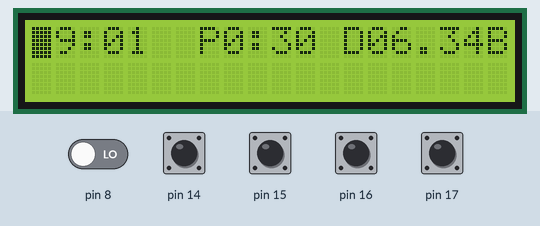
Bench run of a program on a simulated Arduino Nano, built with avr-gcc and run on an emulated ATmega328P. Parts: 20×2 character LCD. The inputs (shaded band) are chosen by the test bench; at power-on: pin 14–17 HIGH, pin 8 LOW. What the program prints to the serial monitor is not drawn.

Above: at 2.5 s.
2.6 s: pin 14 pulled LOW for 0.15 s
4.2 s: pin 15 pulled LOW for 0.15 s
At 4.9 s:
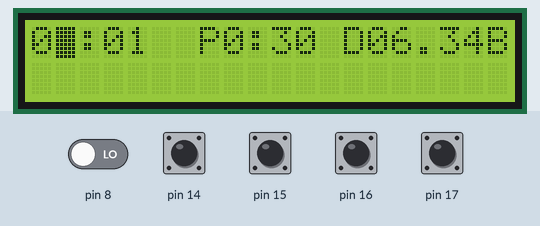
5.8 s: pin 15 pulled LOW for 1 s
At 7.4 s:
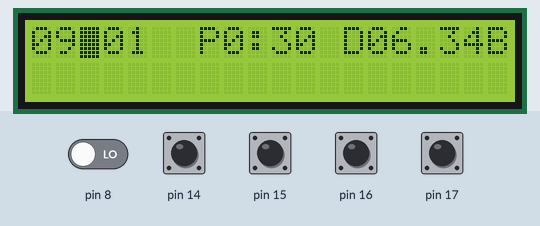
8.3 s: pin 14 pulled LOW for 1 s
At 9.2 s:
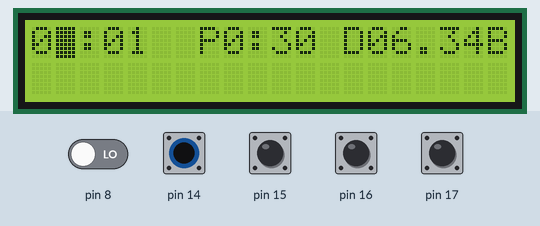
Timing chart, 0 to 11.3 s (numbered marks = the images above; inputs shaded):
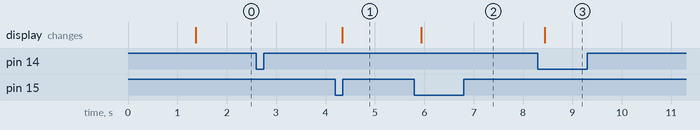

The program:

main.cpp
```cpp
/*
This is an American Motorcycle Association Enduro computer.
Given a route of speed averages, resets, free time, and known controls
this computer will give the user their pace, distance, and time,
all the information needed to win!

   Hardware setup:
Microcontroller:
   Arduino Nano 238P
RTC / EEPROM:
   ZS-042 break out board
   DS3231  RTC
   AT24C32 32kbit eeprom

Connections:
   ZS-042 is connected to the arduino with i2c.
   IIC sac and sad lines are on pins a4 and a5
   it is powered with 5v from the teensy
   External pull up resistors are used.
   I think they are 5k.

    LCD
    The remaining analog pins are used to drive the LCD.

    Buttons:
    Four buttons with hardware debouncing are on pins d2 - d5.
    That is port D
    74hc14 schmit trigger is used with an RC filter handel the debouncing.

    Wheel Sensor:
    d8
    Port B
*/

#include <Arduino.h>
#include <avr/interrupt.h>

#include "display.h"
#include "WheelManager.h"
#include "WheelListener.h"
#include "SpeedInterval.h"

#include <Wire.h> //https://forum.pjrc.com/threads/21680-New-I2C-library-for-Teensy3
//#include <i2c_t3.h>
// #include <hd44780.h>                       // main hd44780 header
// #include <hd44780ioClass/hd44780_I2Cexp.h> // i2c expander i/o class header

#include <LiquidCrystal.h>

#include "TimeService.h"
#include "EepromIic.h"
#include "Route.h"
#include "EnduroManager.h"
#include "Buttons.h"

//hd44780_I2Cexp lcd; // declare lcd object: auto locate & config exapander chip

TimeServicKnh timeKnh;
WheelManager wm;
WheelListener wl;
EepromIic eepromIic;
EnduroManager em;
Buttons buttons;

// initialize the library by associating any needed LCD interface pin
// with the arduino pin number it is connected to
const int rs = 2, en = 3, d4 = 4, d5 = 5, d6 = 6, d7 = 7;
LiquidCrystal lcd(rs, en, d4, d5, d6, d7);

volatile int pushed = 0;
volatile int buttonIntEventRaised = 0;

ISR (PCINT0_vect)
{
    wm.AddTickRaw();
}

ISR (PCINT1_vect)
{
    // toggle LED
    int value = ++pushed % 2;
    buttonIntEventRaised = 1;
    digitalWrite(LED_BUILTIN, value);
}

void setup()
{
    // //   // set up the LCD's number of columns and rows:
    lcd.begin(20, 2);

    //         12345678901234567890
    lcd.print("09:01  P0:30 D06.34");
    lcd.print("B NP 1 AS 12      A");

    //lcd.println

    digitalWrite(9, HIGH);

    Serial.begin(19200);
    while(!Serial) {}
    Wire.begin();

    delay(100);

    buttons.Init(PIN_A0, PIN_A1, PIN_A2, PIN_A3);
    buttons.SetupPins();

    wl.Init();

    lcd.setCursor(0, 0);
    lcd.blink();
    lcd.cursor();
}

float tenthMilesToPossiable = 0;
int16_t secondsOffPace = 0;

uint32_t i = 0;


uint8_t lcdCoursorColumn = 0;

void loop()
{
    if(buttonIntEventRaised > 0)
    {
        Serial.println("button read form main");

        Serial.println("ticks: " + String(wm.validTickCount));

        buttonIntEventRaised = 0;

        buttons.ReadButtons();

        for(int i =  0; i < Buttons::PIN_COUNT; i++)
        {
            Serial.println("Reading each button i: " + String(i));

            // right button
            if(i == 1
                && (buttons.pins[i].pressedShort
                || buttons.pins[i].pressedLong))
            {
                lcdCoursorColumn = ((++lcdCoursorColumn) % 20);
                Serial.println("right: " + String(lcdCoursorColumn));
            }

            // left button
            if(i == 0
                && (buttons.pins[i].pressedShort
                || buttons.pins[i].pressedLong))
            {
                lcdCoursorColumn = ((--lcdCoursorColumn) % 20);
                Serial.println("left: " + String(lcdCoursorColumn));
            }

            lcd.setCursor(lcdCoursorColumn, 0);

            buttons.pins[i].pressedLong = false;
            buttons.pins[i].pressedShort = false;
        }
    }

    // if(i++ == 0) em.startEnduro();

    // uint32_t microSecondsStart = millis();

    // wm.AddTickRaw();

    // em.getRaceData(
    //     tenthMilesToPossiable,
    //     secondsOffPace);

    // float distance = wm.GetTotalDistance();

    // uint32_t durationMicroSeconmds = millis() - microSecondsStart;

    // Serial.print(F("durationMicroSeconmds: "));
    // Serial.println(durationMicroSeconmds);

    // Serial.print(F("getRaceSeconds: "));
    // Serial.println(timeKnh.getRaceSeconds());

    // Serial.print(F("distance: "));
    // Serial.println(distance);

    // Serial.print(F("speed: "));
    // Serial.println(wm.GetSpeed(2));

    // Serial.print(F("tenthMilesToPossiable: "));
    // Serial.println(tenthMilesToPossiable);

    // Serial.print(F("secondsOffPace: "));
    // Serial.println(secondsOffPace);

    // Serial.println("");
}
```

Buttons.cpp
```cpp
#include <Arduino.h>
#include <avr/interrupt.h>
#include "Buttons.h"


ButtonInfo::ButtonInfo()
{
    lastReadTime = 0;
    down = false;
    pressedShort = false;
    pressedLong = false;
    pin = -1;
}

ButtonInfo Buttons::pins[PIN_COUNT];

String ButtonInfo::ToString()
{
    return
        "pin " +  String(pin)
        + " pressedShort " +  String(pressedShort)
        + " pressedLong " +  String(pressedLong)
        + " Down " +  String(down);
}

Buttons::Buttons()
{
}

int Buttons::Init(
    uint8_t leftPin,
    uint8_t rightPin,
    uint8_t upPin,
    uint8_t downPin)
{
    int8_t nResult = 0;

    pins[0].pin = leftPin;
    pins[1].pin = rightPin;
    pins[2].pin = upPin;
    pins[3].pin = downPin;

    return nResult;
}

void Buttons::SetupPins()
{
    // set pin mode to input and enable pull-up
    for(int i =  0; i < PIN_COUNT; i++)
    {
        uint8_t pin = pins[i].pin;
        pinMode(pin, INPUT);
        Serial.print("Set Pin as high input: ");
        Serial.println(String(i));
        digitalWrite (pin, HIGH);  // enable pull-up
        delay(200);
    }

    // pin change interrupt
    // knh todo - update mask and port by selected pins

    // the table at https://playground.arduino.cc/Learning/Pins
    PCMSK1 = 0x0F;
    Serial.print("PCMSK1: ");
    Serial.println(String(PCMSK1));

    delay(200);

    PCIFR  |= bit (PCIF1);   // clear any outstanding interrupts
    PCICR  |= bit (PCIE1);   // enable pin change interrupts for  D2-D5
}

// the consumer of Buttons should not change down field because we depend on it here.
int Buttons::ReadButtons()
{
    // This should be called after a pin change interupt
    // That means that some thing about the buttons state is new.

    int8_t nResult = 0;

    uint32_t nowMs = millis();

    for(int i =  0; i < PIN_COUNT; i++)
    {
        ButtonInfo* buttonInfo = &pins[i];
        // buttonInfo->pressedLong = false;
        // buttonInfo->pressedShort = false;

        int buttonStateNew = digitalRead(buttonInfo->pin);

        if(buttonInfo->down == false
            && buttonStateNew == 1)
        {
            // the button was not down before but is now
            buttonInfo->down = true;
            buttonInfo->lastReadTime = nowMs;
        }
        else if (buttonInfo->down == true
            && buttonStateNew == 0)
        {
            // was down but is no longer
            buttonInfo->down = false;

            uint32_t duration = nowMs - buttonInfo->lastReadTime;

            if(duration > ButtonInfo::LONG_PRESS_MIN_THRESHOLD_MILLI_SECONDS)
            {
                buttonInfo->pressedLong = true;
                buttonInfo->pressedShort = false;
            }
            else
            {
                buttonInfo->pressedLong = false;
                buttonInfo->pressedShort = true;
            }
        }

        Serial.println(buttonInfo->ToString());
    }

    Serial.println();

    return nResult;
}
```

Buttons.h
```cpp
#ifndef BUTTONS_H
#define BUTTONS_H


#include <avr/io.h>

class ButtonInfo
{
    public:
    ButtonInfo();
    uint32_t lastReadTime;
    bool down;
    bool pressedShort;
    bool pressedLong;
    int8_t pin;

    static const int LONG_PRESS_MIN_THRESHOLD_MILLI_SECONDS = 2000;

    String ToString();
};

class Buttons
{
    public:
    Buttons();
    int Init(
        uint8_t leftPin,
        uint8_t rightPin,
        uint8_t upPin,
        uint8_t downPin);

    void SetupPins();

    static const uint8_t PIN_COUNT = 4;
    static ButtonInfo pins[PIN_COUNT];

    int ReadButtons();
};

#endif
```

CpuTest.cpp
```cpp
#include <Arduino.h>

    // with for teensy k20d mcu:
    // board_f_cpu = 24000000
    // k: 125001752576.00
    // duration 4532
    // with out cpu setting:
    // duration 2174
    // k: 125001752576.00
void CpuTest()
{
    for (int ii = 0; ii < 5; ii++)
    {
        //uint32_t s = millis();

        double d = 2;
        double j = 2;
        double k = 0;
        for (int i = 0; i < 500000; i++)
        {
            k = d * j + i + k;
        }

        // uint32_t e = millis();
        // uint32_t t = e - s;

        // Serial.println("duration "  + String(t));
        // Serial.println("k: " + String(k));
    }
}
```

Display.cpp
```cpp
//#include <LiquidCrystal.h>
//#include "display.h"
//#include <string.h>


//Display::Display()
  //lcd(2, 3, 4, 5, 6, 7)
//{
  // set up the LCD's number of columns and rows:
//  lcd.begin(20, 4);
//}

//void printK(String st)
//{
 // lcd.clear();
  //lcd.print(st);
//}
```

Display.h
```cpp
#ifndef DISPLAY_H_
#define DISPLAY_H_

//#include <Arduino.h>
//#include <LiquidCrystal.h>
//#include <string.h>

// LCD geometry
//const int LCD_COLS = 20;
//const int LCD_ROWS = 4;

//class Display
//{
  //public:
    //Display();
    //LiquidCrystal lcd;

    void printK(String st);
//};
#endif
```

EepromIic.cpp
```cpp
#include <Arduino.h>
#include "EepromIic.h"
#include <Wire.h>
//#include <i2c_t3.h>
#include <avr/io.h>

// Atmel AT42C32 on ZS-042 has address 0x57 with no jumpers on
const int deviceaAddr = 0x57;

void EepromIic::write_byte (
    unsigned int eeaddress,
    uint8_t data)
{
    uint8_t  highAddressByte  = (uint8_t) (eeaddress >> 8);  // byte with the four MSBits of the address
    uint8_t  lowAddressByte   = (uint8_t) (eeaddress & 0xFF); // byte with the eight LSbits of the address

    // Serial.printf("EepromIic::write_byte eeaddress: %d 0x%x 0x%x 0x%x\n",
    //     eeaddress, eeaddress, highAddressByte, lowAddressByte);

    int rdata = data;
    Wire.beginTransmission(deviceaAddr);
    Wire.write((int)highAddressByte); // MSB
    Wire.write((int)lowAddressByte); // LSB
    Wire.write(rdata);
    delay(10);                                // maximum write cycle time per data sheet
    Wire.endTransmission();
    delay(10);

    // int error = Wire.getError();
    // if(error)
    // {
    //     Serial.println(
    //         "EepromIic::write_byte error: "
    //         + String(error));
    // }
}

uint8_t EepromIic::read_byte(
    unsigned int eeaddress)
{
    uint8_t  highAddressByte  = (uint8_t) (eeaddress >> 8);  // byte with the four MSBits of the address
    uint8_t  lowAddressByte   = (uint8_t) (eeaddress & 0xFF); // byte with the eight LSbits of the address

    // Serial.printf("EepromIic::read_byte eeaddress: %d 0x%x 0x%x 0x%x\n",
    //     eeaddress, eeaddress, highAddressByte, lowAddressByte);

    byte rdata = 0xFF;
    Wire.beginTransmission(deviceaAddr);
    Wire.write((int)highAddressByte); // MSB
    Wire.write((int)lowAddressByte); // LSB
    // Send the Tx buffer, but send a restart to keep connection alive
    Wire.endTransmission(false);
    Wire.requestFrom(deviceaAddr, 1);
    delay(10);                                       // maximum write cycle time per data sheet
    if (Wire.available()) rdata = Wire.read();

    delay(10);

    // int error = Wire.getError();
    // if(error)
    // {
    //     Serial.println(
    //         "EepromIic::read_byte error: "
    //         + String(error));
    // }

    return rdata;
}
```

EepromIic.h
```cpp
#ifndef EEPROM_IIC_H_
#define EEPROM_IIC_H_

#include <avr/io.h>

class EepromIic
{
    public:
        static void write_byte(
            unsigned int eeaddress,
            uint8_t data);

        static uint8_t read_byte(
            unsigned int eeaddress);
};

    // store wheel size at address 26 and use 4 bytes (32bits)
    const int WHEEL_SIZE_FIRST_ADDRESS = 26;

    // Start storing rout data at address 30
    const int ROUTE_FIRST_ADDRESS = 30;
    const int ROUTE_COUNT_ADDRESS = 29;

#endif
```

EnduroManager.h
```cpp
#ifndef ENDURO_MANAGER_H_
#define ENDURO_MANAGER_H_

#include "Arduino.h"
#include "RouteEntry.h"
#include "WheelManager.h"
#include "TimeService.h"


#ifndef ENDURO_MANAGER_DEBUG
#define ENDURO_MANAGER_DEBUG 0
#endif

#if ENDURO_MANAGER_DEBUG == 1
int EnduroManagerTest();
#endif

class EnduroManager
{
    public:
        EnduroManager();

        WheelManager wm;
        TimeServicKnh timeService;

        // how do we get possiables form routes?
        // we only care about the next one possiable.

        // keep track of the last route entry.
        // this may be a reset, free, speed, or know
        // This gives us a know point of time and distance.
        // fromm this and currentRouteSpeed we can calculate
        // where the next possiable is and what time we should be there
        uint8_t lastRouteEntryIndex;

        // store off the last one so we don't have
        // to look it up all the time
        RouteEntry lastRouteEntry;

        uint8_t nextRouteEntryIndex;
        RouteEntry nextRouteEntry;

        // getNextRouteEntry updates lastRouteEntry
        // and NextRouteEntry
        int8_t getNextRouteEntry(
            uint8_t &freeMinutes);

        int8_t getRaceData(
            float &tenthMilesToPossiable,
            int16_t &secondsOffPace);

        // gets new route entries
        // if we have gone through the last route
        int updateRoutes(
            float totalDistanceTenthMile);

        int getTenthMilesToNextPossiable(
            float totalDistanceTenthMile,
            float &tenthMilesToPossiable,
            uint8_t &nextPossiableCountAtSpeed,
            int &minutesPerPossiable);

        int getPaceSeconds(
            float totalDistanceTenthMile,
            int16_t &secondsOffPace
        );

        // the last route may not be a speed,
        // keep current route speed here
        uint8_t currentRouteSpeed;

        uint16_t currentSpeedStartTenthMile;

        // for the last speed, the expected time to be there.
        int currentSpeedStartOnTimeSeconds;

        // need to know if when we get to the next route entry
        // all route entries are distance based
        // if current distance >= distance of next

        int8_t startEnduro();

        bool canStartEnduro();

        int secondsFromTenthMilesAndMph(
            uint16_t tenthMiles,
            uint8_t speedMph);


        int secondsFromTenthMilesAndMph(
            float tenthMiles,
            uint8_t speedMph);

};
#endif
```

Route.h
```cpp
#include "RouteEntry.h"
#include "Arduino.h"

#ifndef ROUTE_H_
#define ROUTE_H_

// set ROUTE_DEBUG to 1 to enable debug mode
// set to anything else to dissable it.
#ifndef ROUTE_DEBUG
#define ROUTE_DEBUG 0
#endif

#if ROUTE_DEBUG == 1
void RouteTest();
#endif

class Route
{
  public:
    Route();

    static uint8_t getRouteCount();

    static void setRouteCount(uint8_t count);

    // addSpeedEntry() adds route routeEntries[usedRouteEntryCount], then incirments count.
    static int8_t addEntry(
      uint16_t startTenthMile,
      uint16_t endTenthMile,
      uint8_t speed,
      uint8_t freeMinutes,
      RouteType routeType);

    static int8_t getEntry(
      uint8_t entryIndex,
      uint16_t& startTenthMile,
      uint16_t& endTenthMile,
      uint8_t& speed,
      uint8_t& freeMinutes,
      RouteType& routeType);

    static String ToStringConsole(
      uint16_t startTenthMile,
      uint16_t endTenthMile,
      uint8_t speed,
      uint8_t freeMinutes,
      RouteType routeType);

    static int8_t ClearAllRoutes();

  private:


    static uint8_t validateNewRoute(
      uint16_t startTenthMile,
      uint16_t endTenthMile,
      uint8_t speed,
      uint8_t freeMinutes,
      RouteType routeType);

    static const uint8_t MAX_ROUTES = 50;

    // uint16_t startMile
    // uint16_t endMile
    // uint8_t  speed
    // uint8_t  freeMinutes
    // uint8_t  type
    // (3 * 8) + (2 * 16)
    // 24 + 32
    // 54 bits per route / 8 => 7
    static const int BYTES_PER_ROUTE = 7;

    static const int TOTAL_BYTES_TO_STORE = MAX_ROUTES * BYTES_PER_ROUTE;


};

#endif
```

RouteEntry.cpp
```cpp
#include "RouteEntry.h"


RouteEntry::RouteEntry()
{
  startTenthMile = 0;
  speed = 0;
  endTenthMile = 0;
  routeType = RouteType::EndBy;
}

RouteEntry::RouteEntry(
    uint16_t startTenthMile_,
    uint8_t speed_,
    uint16_t endTenthMile_,
    RouteType routeType_  )
{
  startTenthMile = startTenthMile_;
  speed = speed_;
  endTenthMile = endTenthMile_;
  routeType = routeType_;
}
```

RouteEntry.h
```cpp
#include <avr/io.h>

#ifndef ROUTE_ENTRY_H_
#define ROUTE_ENTRY_H_

// enum class if type uint8_t
// check out http://en.cppreference.com/w/cpp/language/enum
enum class RouteType : uint8_t
{
  SpeedChange,
  MiliageRest, // knh todo - Mileage
  KnownControl,
  EndBy,
  FreeTime
};

class RouteEntry
{
  public:
  RouteEntry();

  RouteEntry(
    uint16_t startTenthMile,
    uint8_t speed,
    uint16_t endTenthMile,
    RouteType routeType
    );

  // we are dealing with tenth miles here so a value of 1 coresponds to 0.1 mile.
  uint16_t startTenthMile;
  uint8_t speed;
  uint16_t endTenthMile;
  RouteType routeType;
};

#endif
```

TimeService.cpp
```cpp
 #include "TimeService.h"


// int TimeServicKnh::setTime()
// {
//     Clock.setYear(Year);
//     Clock.setMonth(Month);
//     Clock.setDate(Date);
//     Clock.setDoW(DoW);
//     Clock.setHour(Hour);
//     Clock.setMinute(Minute);
//     Clock.setSecond(Second);
//     return 0;
// }

uint32_t TimeServicKnh::getUnixTime()
{
    DateTime now = RTC.now();
    return now.unixtime();
}

uint32_t TimeServicKnh::raceStartSeconds = 0;

int32_t TimeServicKnh::startRaceSeconds()
{
    raceStartSeconds = getUnixTime();
    return raceStartSeconds;
}

uint32_t TimeServicKnh::getRaceSeconds()
{
    return getUnixTime() - raceStartSeconds;
}
```

WheelListener.h
```cpp
#ifndef WHEEL_LISTENER_H
#define WHEEL_LISTENER_H

#include <avr/io.h>

class WheelListener
{
    public:
    WheelListener();
    int Init();

    void SetupPins();
};

#endif
```

Source omitted: EnduroManager.cpp (12014 bytes), Route.cpp (5688 bytes), SpeedInterval.cpp (2476 bytes), SpeedInterval.h (2182 bytes), TimeService.h (602 bytes), WheelListener.cpp (530 bytes), WheelManager.cpp (5215 bytes), WheelManager.h (2378 bytes)

Measured:
- after the input at 2.6 s, every drawn part: stays the same
- after the input at 4.2 s, the display: changes after 0.14 s (image 1)
- after the input at 5.8 s, the display: changes after 0.14 s (image 2)
- after the input at 8.3 s, the display: changes after 0.13 s (image 3)
